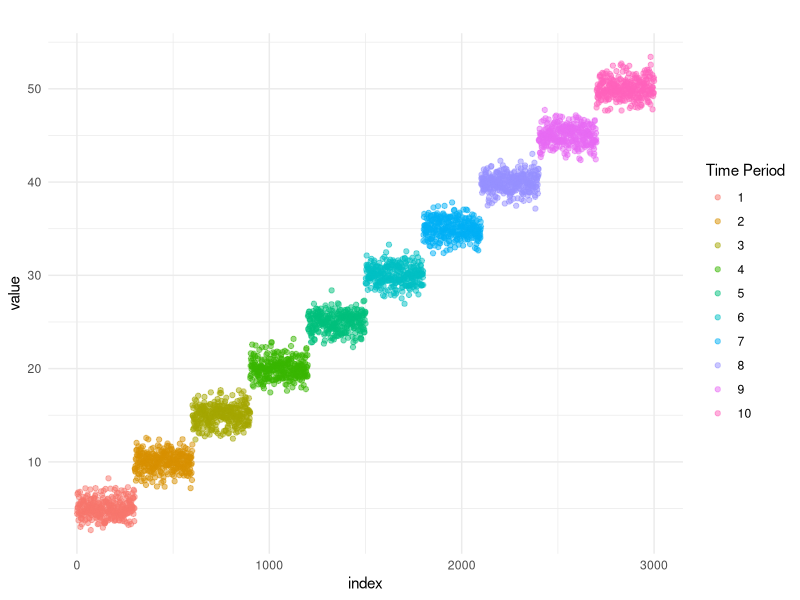
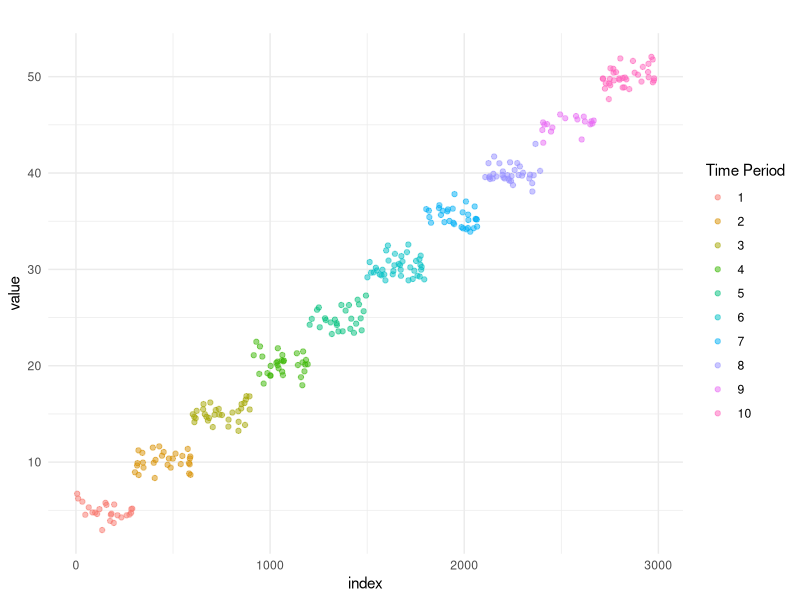
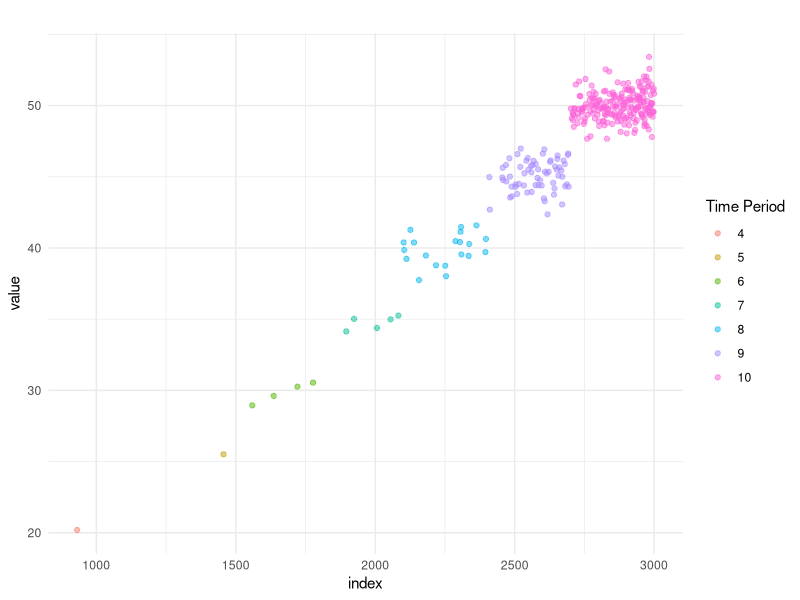
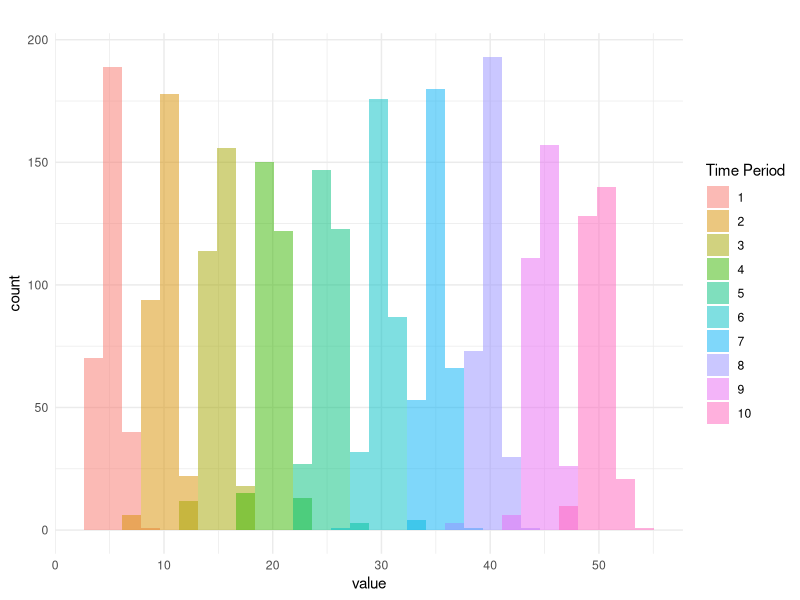
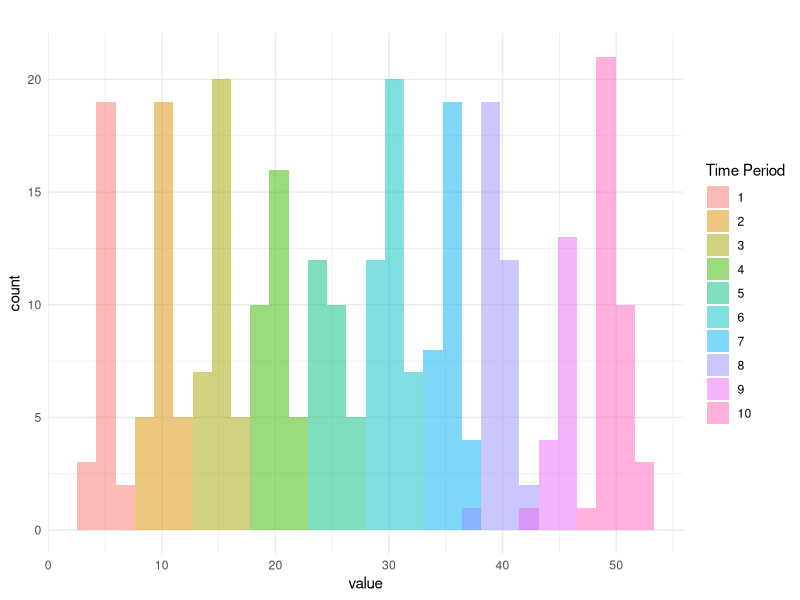
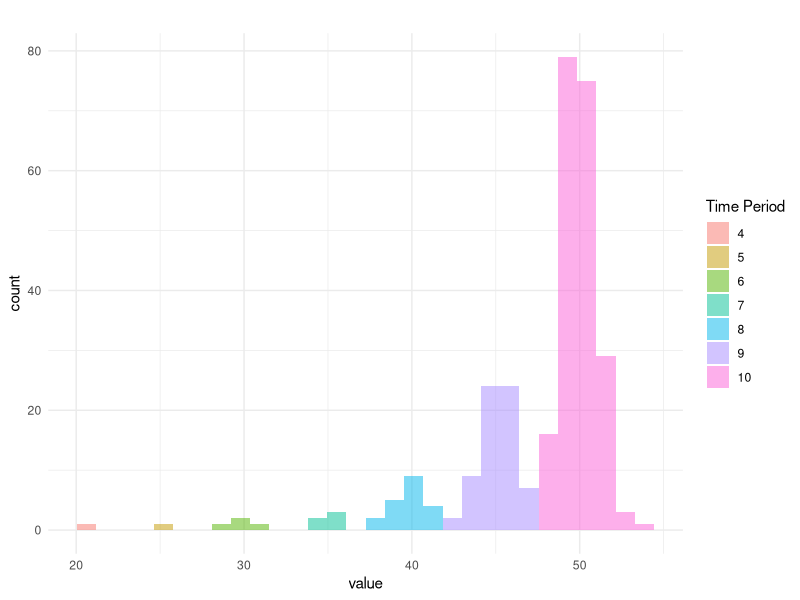

R code for these plots, in order:
library(ggplot2)

set.seed(123) 
n_points <- 3000
n_periods <- 10
points_per_period <- n_points / n_periods

# data with concept drift
data_stream <- data.frame(
  index = 1:n_points,
  time_period = rep(1:n_periods, each = points_per_period),
  value = unlist(lapply(1:n_periods, function(p) rnorm(points_per_period, mean = p * 5, sd = 1)))
)

# reservoir sampling function
reservoir_update <- function(reservoir, new_point, k, i, adjust_for_drift = FALSE) {
  if (nrow(reservoir) < k) {
    reservoir <- rbind(reservoir, new_point)
    cat(sprintf("Added point %d to reservoir (size: %d).\n", new_point$index, nrow(reservoir)))
  } else {
    if (adjust_for_drift) {
      probability <- exp(-0.6 * (i - new_point$index))
    } else {
      probability <- k / i
    }
    
    j <- sample(1:k, 1)
    
    if (runif(1) <= probability) {
      replaced <- reservoir[j, ]
      reservoir[j, ] <- new_point
      cat(sprintf("Replaced point %d with point %d.\n", replaced$index, new_point$index))
    } else {
      cat(sprintf("Point %d skipped (reservoir unchanged).\n", new_point$index))
    }
  }
  
  return(reservoir)
}



# simulate streaming data to reservoir
simulate_streaming <- function(data_stream, k, adjust_for_drift = FALSE) {
  reservoir <- data.frame()
  
  for (i in seq_len(nrow(data_stream))) {
    current_point <- data_stream[i, , drop = FALSE]  
    reservoir <- reservoir_update(reservoir, current_point, k, i, adjust_for_drift)
  }
  
  return(reservoir)
}

# visualization
plot_reservoir <- function(reservoir) {
  ggplot(reservoir, aes(x = index, y = value, color = as.factor(time_period))) +
    geom_point(alpha = 0.5) + 
    labs(title = " ", color = "Time Period") +  
    theme_minimal()  
}

plot_distribution <- function(reservoir) {
  p2 <- ggplot(reservoir, aes(x = value, fill = as.factor(time_period))) +
    geom_histogram(bins = 30, alpha = 0.5, position = "identity") +
    labs(title = " ", fill = "Time Period") +
    theme_minimal()
  
  return(p2)
}

# run scenarios
k_large <- n_points
k_small <- 300

# scenario 1: reservoir size equals entire dataset
result_large <- simulate_streaming(data_stream, k_large)

# scenario 2: small reservoir without concept drift adjustment
result_small_no_adjust <- simulate_streaming(data_stream, k_small)

# scenario 3: small reservoir with concept drift adjustment
result_small_with_adjust <- simulate_streaming(data_stream, k_small, adjust_for_drift = TRUE)

# plot results
plot1 <- plot_reservoir(result_large)
plot2 <- plot_reservoir(result_small_no_adjust)
plot3 <- plot_reservoir(result_small_with_adjust)

print(plot1)
print(plot2)
print(plot3)

# plot histograms
plot1 <- plot_distribution(result_large)
plot2 <- plot_distribution(result_small_no_adjust)
plot3 <- plot_distribution(result_small_with_adjust)

print(plot1)
print(plot2)
print(plot3)
